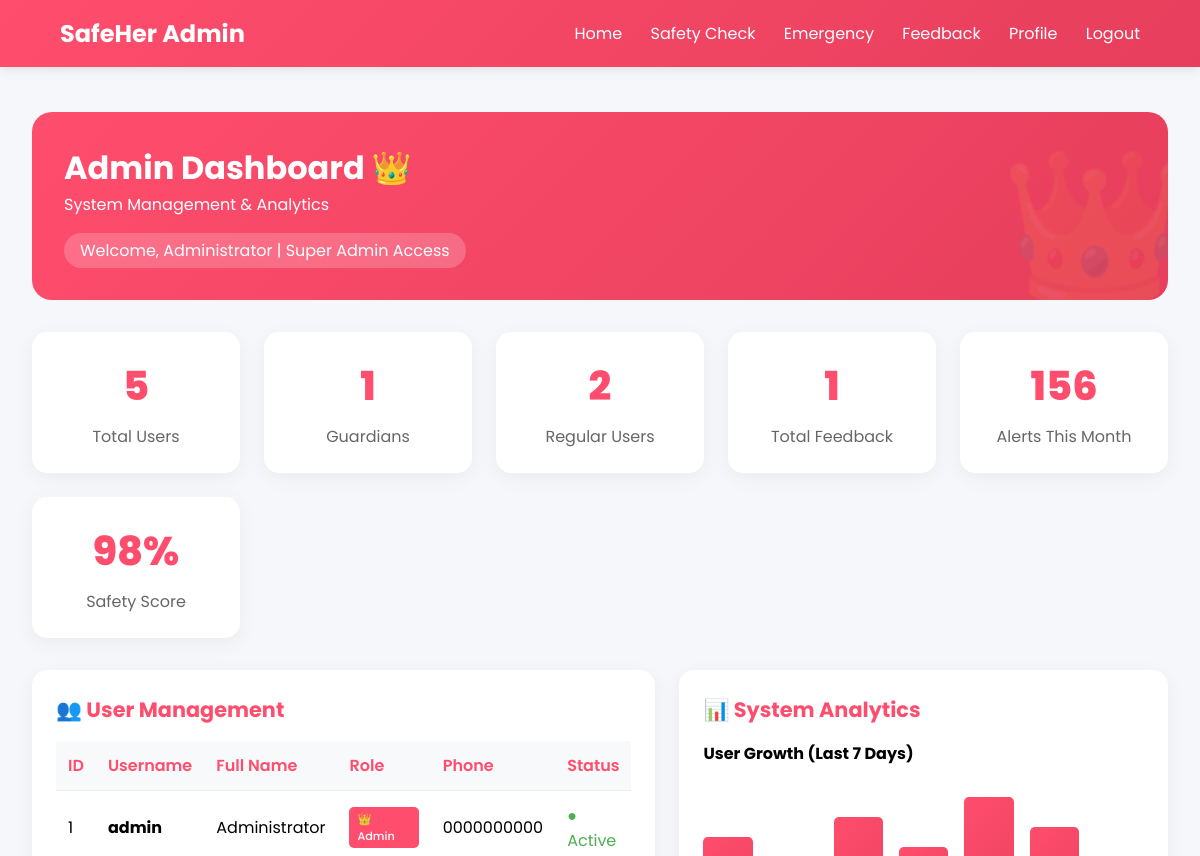
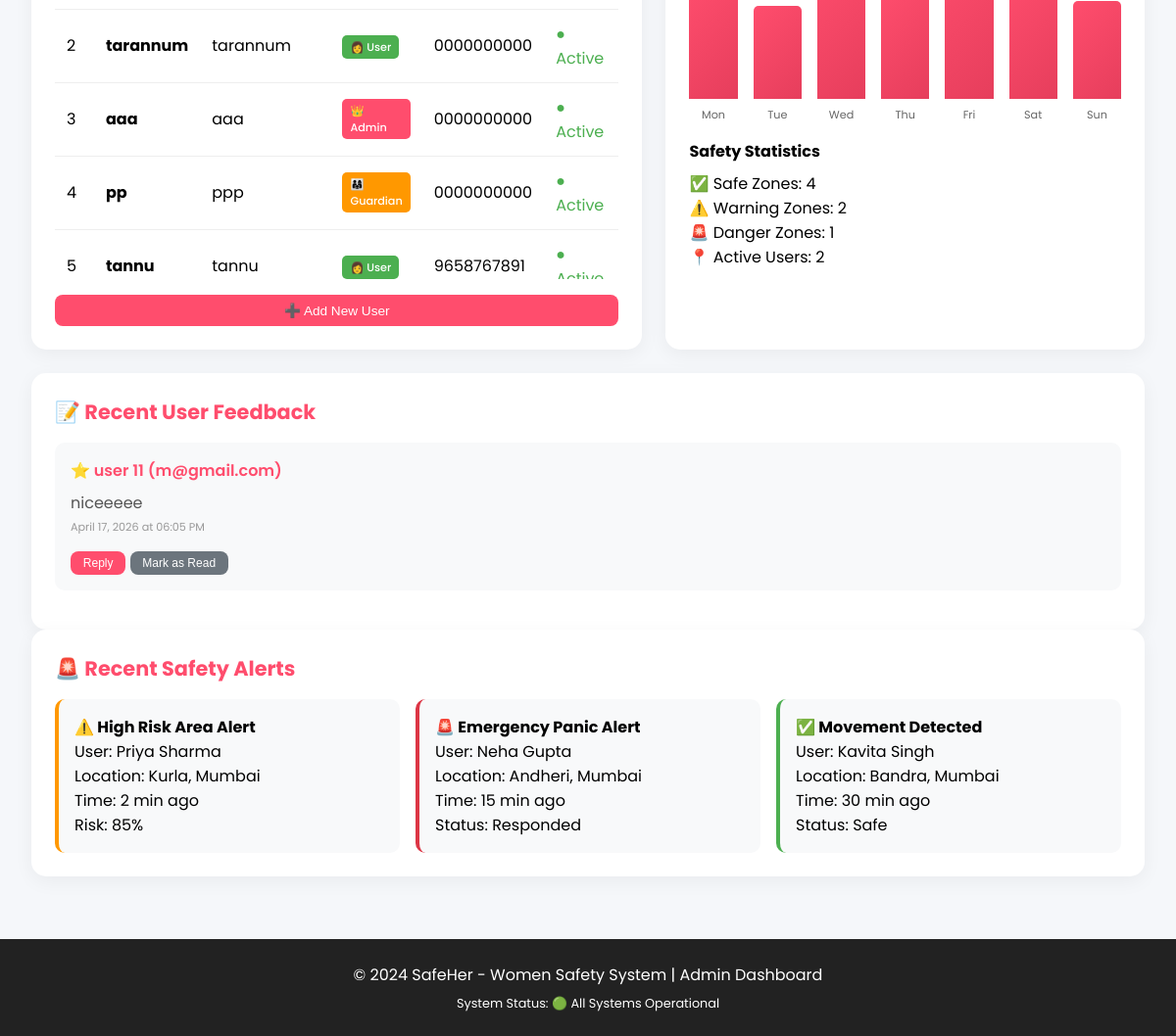
The page /admin (signed in) on the database its author committed (2 pictures, top to bottom).
### app.py (models this page shows)
class User(db.Model):
    __tablename__ = 'user'
    id = db.Column(db.Integer, primary_key=True)
    username = db.Column(db.String(80), unique=True, nullable=False)
    email = db.Column(db.String(120), unique=True, nullable=False)
    password_hash = db.Column(db.String(200), nullable=False)
    phone = db.Column(db.String(20), nullable=False)
    full_name = db.Column(db.String(100), nullable=False)
    role = db.Column(db.String(20), default='user')
    is_verified = db.Column(db.Boolean, default=True)
    created_at = db.Column(db.DateTime, default=datetime.utcnow)

class Feedback(db.Model):
    __tablename__ = 'feedback'
    id = db.Column(db.Integer, primary_key=True)
    user_id = db.Column(db.Integer, db.ForeignKey('user.id'), nullable=True)
    name = db.Column(db.String(100), nullable=False)
    email = db.Column(db.String(120), nullable=False)
    message = db.Column(db.Text, nullable=False)
    rating = db.Column(db.Integer, default=5)
    created_at = db.Column(db.DateTime, default=datetime.utcnow)

### app.py (the view)
@app.route('/admin')
def admin_dashboard():
    if not is_logged_in() or session.get('role') != 'admin':
        flash('Access denied!', 'error')
        return redirect(url_for('login'))
    users = User.query.all()
    alerts = Alert.query.order_by(Alert.created_at.desc()).all()
    feedbacks = Feedback.query.order_by(Feedback.created_at.desc()).all()
    guardian_relations = GuardianRelation.query.all()
    return render_template('admin_dashboard.html',
                         user=User.query.get(session['user_id']),
                         users=users,
                         alerts=alerts,
                         feedbacks=feedbacks,
                         guardian_relations=guardian_relations)

### app.py (called while the page is built)
def is_logged_in():
    return 'user_id' in session

### templates/admin_dashboard.html (shortened to what this page needs)
<!DOCTYPE html>
<html lang="en">
<head>
</head>
<body>
    <nav class="navbar">
        <div class="logo" onclick="location.href='/'">SafeHer Admin</div>
        <div class="nav-links">
            <a href="/">Home</a>
            <a href="/predict">Safety Check</a>
            <a href="/help">Emergency</a>
            <a href="/feedback">Feedback</a>
            <a href="/profile">Profile</a>
            <a href="/logout">Logout</a>
        </div>
    </nav>
    <div class="container">
        <div class="welcome-card">
            <h1>Admin Dashboard 👑</h1>
            <p>System Management & Analytics</p>
            <div style="margin-top: 1rem;">
                <span style="background: rgba(255,255,255,0.2); padding: 0.3rem 1rem; border-radius: 50px; display: inline-block;">
                    Welcome, {{ user.full_name }} | Super Admin Access
                </span>
            </div>
        </div>
        <div class="stats-grid">
            <div class="stat-card" onclick="showUsers()">
                <div class="stat-number">{{ users|length }}</div>
                <div class="stat-label">Total Users</div>
            </div>
            <div class="stat-card" onclick="showGuardians()">
                <div class="stat-number">{{ users|selectattr('role', 'equalto', 'guardian')|list|length }}</div>
                <div class="stat-label">Guardians</div>
            </div>
            <div class="stat-card" onclick="showUsers()">
                <div class="stat-number">{{ users|selectattr('role', 'equalto', 'user')|list|length }}</div>
                <div class="stat-label">Regular Users</div>
            </div>
            <div class="stat-card" onclick="showFeedback()">
                <div class="stat-number">{{ feedbacks|length }}</div>
                <div class="stat-label">Total Feedback</div>
            </div>
            <div class="stat-card" onclick="showAlerts()">
                <div class="stat-number">156</div>
                <div class="stat-label">Alerts This Month</div>
            </div>
            <div class="stat-card" onclick="showSafetyScore()">
                <div class="stat-number">98%</div>
                <div class="stat-label">Safety Score</div>
            </div>
        </div>
        <div class="dashboard-grid">
            <div class="card">
                <h3>👥 User Management</h3>
                <div style="overflow-x: auto; max-height: 400px; overflow-y: auto;">
                    <table>
                        <thead>
                            <tr style="position: sticky; top: 0; background: white;">
                                <th>ID</th>
                                <th>Username</th>
                                <th>Full Name</th>
                                <th>Role</th>
                                <th>Phone</th>
                                <th>Status</th>
                            </tr>
                        </thead>
                        <tbody>
                            {% for user in users %}
                            <tr>
                                <td>{{ user.id }}</td>
                                <td><strong>{{ user.username }}</strong></td>
                                <td>{{ user.full_name }}</td>
                                <td>
                                    <span class="user-role role-{{ user.role }}">
                                        {% if user.role == 'user' %}👩 User
                                        {% elif user.role == 'guardian' %}👨‍👩‍👧 Guardian
                                        {% else %}👑 Admin{% endif %}
                                    </span>
                                </td>
                                <td>{{ user.phone }}</td>
                                <td><span style="color: #4caf50;">● Active</span></td>
                            </tr>
                            {% endfor %}
                        </tbody>
                    </table>
                </div>
                <button class="btn btn-primary" style="margin-top: 1rem; width: 100%;" onclick="addNewUser()">➕ Add New User</button>
            </div>
            <div class="card">
                <h3>📊 System Analytics</h3>
                <div>
                    <div style="margin-bottom: 1rem;">
                        <strong>User Growth (Last 7 Days)</strong>
                        <div class="chart-container">
                            <div style="flex: 1; text-align: center;">
                                <div class="chart-bar" style="height: 120px;"></div>
                                <div class="chart-label">Mon</div>
                            </div>
                            <div style="flex: 1; text-align: center;">
                                <div class="chart-bar" style="height: 95px;"></div>
                                <div class="chart-label">Tue</div>
                            </div>
                            <div style="flex: 1; text-align: center;">
                                <div class="chart-bar" style="height: 140px;"></div>
                                <div class="chart-label">Wed</div>
                            </div>
                            <div style="flex: 1; text-align: center;">
                                <div class="chart-bar" style="height: 110px;"></div>
                                <div class="chart-label">Thu</div>
                            </div>
                            <div style="flex: 1; text-align: center;">
                                <div class="chart-bar" style="height: 160px;"></div>
                                <div class="chart-label">Fri</div>
                            </div>
                            <div style="flex: 1; text-align: center;">
                                <div class="chart-bar" style="height: 130px;"></div>
                                <div class="chart-label">Sat</div>
                            </div>
                            <div style="flex: 1; text-align: center;">
                                <div class="chart-bar" style="height: 100px;"></div>
                                <div class="chart-label">Sun</div>
                            </div>
                        </div>
                    </div>
                    <div style="margin-top: 1rem;">
                        <strong>Safety Statistics</strong>
                        <div style="margin-top: 0.5rem;">
                            <div>✅ Safe Zones: 4</div>
                            <div>⚠️ Warning Zones: 2</div>
                            <div>🚨 Danger Zones: 1</div>
                            <div>📍 Active Users: {{ users|selectattr('role', 'equalto', 'user')|list|length }}</div>
                        </div>
                    </div>
                </div>
            </div>
        </div>
        <div class="card">
            <h3>📝 Recent User Feedback</h3>
            <div style="max-height: 300px; overflow-y: auto;">
                {% if feedbacks %}
                    {% for feedback in feedbacks %}
                    <div class="feedback-item">
                        <div class="feedback-name">⭐ {{ feedback.name }} ({{ feedback.email }})</div>
                        <div style="margin-top: 0.5rem; color: #555;">{{ feedback.message }}</div>
                        <div class="feedback-date">{{ feedback.created_at.strftime('%B %d, %Y at %I:%M %p') }}</div>
                        <div style="margin-top: 0.5rem;">
                            <button class="btn btn-primary" style="padding: 0.3rem 0.8rem; font-size: 0.75rem;">Reply</button>
                            <button class="btn btn-primary" style="padding: 0.3rem 0.8rem; font-size: 0.75rem; background: #6c757d;">Mark as Read</button>
                        </div>
                    </div>
                    {% endfor %}
                {% else %}
                    <p style="color: #666;">No feedback received yet.</p>
                {% endif %}
            </div>
        </div>
        <div class="card">
            <h3>🚨 Recent Safety Alerts</h3>
            <div style="display: grid; grid-template-columns: repeat(auto-fit, minmax(300px, 1fr)); gap: 1rem;">
                <div style="background: #f8f9fa; padding: 1rem; border-radius: 10px; border-left: 4px solid #ff9800;">
                    <strong>⚠️ High Risk Area Alert</strong><br>
                    User: Priya Sharma<br>
                    Location: Kurla, Mumbai<br>
                    Time: 2 min ago<br>
                    Risk: 85%
                </div>
                <div style="background: #f8f9fa; padding: 1rem; border-radius: 10px; border-left: 4px solid #dc3545;">
                    <strong>🚨 Emergency Panic Alert</strong><br>
                    User: Neha Gupta<br>
                    Location: Andheri, Mumbai<br>
                    Time: 15 min ago<br>
                    Status: Responded
                </div>
                <div style="background: #f8f9fa; padding: 1rem; border-radius: 10px; border-left: 4px solid #4caf50;">
                    <strong>✅ Movement Detected</strong><br>
                    User: Kavita Singh<br>
                    Location: Bandra, Mumbai<br>
                    Time: 30 min ago<br>
                    Status: Safe
                </div>
            </div>
        </div>
    </div>
    <footer class="footer">
        <p>© 2024 SafeHer - Women Safety System | Admin Dashboard</p>
        <p style="font-size: 0.8rem; margin-top: 0.5rem;">System Status: 🟢 All Systems Operational</p>
    </footer>
</body>
</html>

### templates/admin_dashboard.html (style rules this page uses)
* { margin: 0; padding: 0; box-sizing: border-box; }
body { font-family: 'Poppins', sans-serif; background: #f5f7fa; }
.navbar { background: linear-gradient(135deg, #ff4d6d, #e63e5c); padding: 1rem 5%; display: flex; justify-content: space-between; align-items: center; color: white; position: fixed; width: 100%; top: 0; z-index: 1000; box-shadow: 0 2px 10px rgba(0,0,0,0.1); }
.logo { font-size: 1.5rem; font-weight: 700; cursor: pointer; }
.nav-links a { color: white; text-decoration: none; margin-left: 1.5rem; transition: all 0.3s; }
.container { max-width: 1400px; margin: 80px auto 0; padding: 2rem; }
.welcome-card { background: linear-gradient(135deg, #ff4d6d, #e63e5c); color: white; padding: 2rem; border-radius: 20px; margin-bottom: 2rem; position: relative; overflow: hidden; }
.welcome-card::before { content: "👑"; position: absolute; font-size: 150px; opacity: 0.1; right: -20px; bottom: -40px; }
.stats-grid { display: grid; grid-template-columns: repeat(auto-fit, minmax(200px, 1fr)); gap: 1.5rem; margin-bottom: 2rem; }
.stat-card { background: white; padding: 1.5rem; border-radius: 15px; text-align: center; box-shadow: 0 5px 20px rgba(0,0,0,0.05); transition: all 0.3s; cursor: pointer; }
.stat-number { font-size: 2.5rem; font-weight: 800; color: #ff4d6d; }
.stat-label { color: #666; margin-top: 0.5rem; }
.dashboard-grid { display: grid; grid-template-columns: 1fr 1fr; gap: 1.5rem; margin-bottom: 1.5rem; }
.card { background: white; padding: 1.5rem; border-radius: 15px; box-shadow: 0 5px 20px rgba(0,0,0,0.05); transition: all 0.3s; }
.card h3 { color: #ff4d6d; margin-bottom: 1rem; font-size: 1.3rem; display: flex; align-items: center; gap: 0.5rem; }
table { width: 100%; border-collapse: collapse; }
th, td { padding: 0.75rem; text-align: left; border-bottom: 1px solid #eee; }
th { background: #f8f9fa; font-weight: 600; color: #ff4d6d; }
.user-role { padding: 0.2rem 0.5rem; border-radius: 5px; font-size: 0.7rem; font-weight: 500; display: inline-block; }
.role-user { background: #4caf50; color: white; }
.role-guardian { background: #ff9800; color: white; }
.role-admin { background: #ff4d6d; color: white; }
.feedback-item { background: #f8f9fa; padding: 1rem; border-radius: 10px; margin-bottom: 1rem; }
.feedback-name { font-weight: 600; color: #ff4d6d; }
.feedback-date { font-size: 0.7rem; color: #999; margin-top: 0.3rem; }
.chart-container { height: 200px; display: flex; align-items: flex-end; gap: 1rem; margin-top: 1rem; }
.chart-bar { flex: 1; background: linear-gradient(135deg, #ff4d6d, #e63e5c); border-radius: 5px 5px 0 0; transition: height 0.5s ease; position: relative; }
.chart-label { text-align: center; margin-top: 0.5rem; font-size: 0.7rem; color: #666; }
.btn { padding: 0.5rem 1rem; border: none; border-radius: 8px; cursor: pointer; font-size: 0.85rem; font-weight: 500; transition: all 0.3s; margin-top: 0.5rem; }
.btn-primary { background: #ff4d6d; color: white; }
.footer { background: #222; color: white; text-align: center; padding: 1.5rem; margin-top: 2rem; }

### rows shown on the page
User: full_name "Administrator", id "1", username "admin", role "👑 Admin", phone "0000000000"
User: id "2", username "tarannum", full_name "tarannum", role "👩 User", phone "0000000000"
User: id "3", username "aaa", full_name "aaa", role "👑 Admin", phone "0000000000"
User: id "4", username "pp", full_name "ppp", role "👨‍👩‍👧 Guardian", phone "0000000000"
User: id "5", username "tannu", full_name "tannu", role "👩 User", phone "9658767891"
Feedback: name "user 11", email "m@gmail.com", message "niceeeee", created_at "April 17, 2026 at 06:05 PM"

### other values the page prints
{{ users|length }} "5"
{{ users|selectattr('role', 'equalto', 'guardian')|list|length }} "1"
{{ users|selectattr('role', 'equalto', 'user')|list|length }} "2"
{{ feedbacks|length }} "1"
